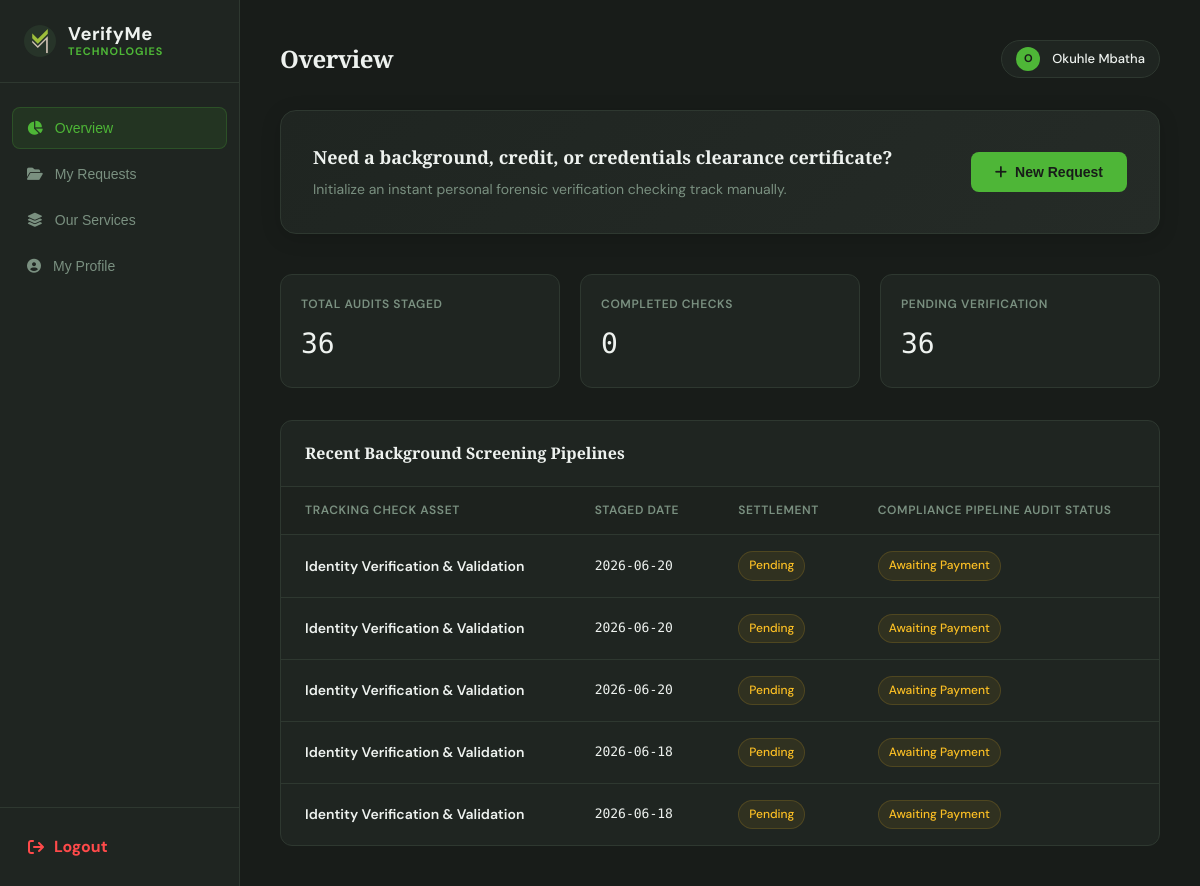
The app's page /dashboard/individual (signed in), older data.
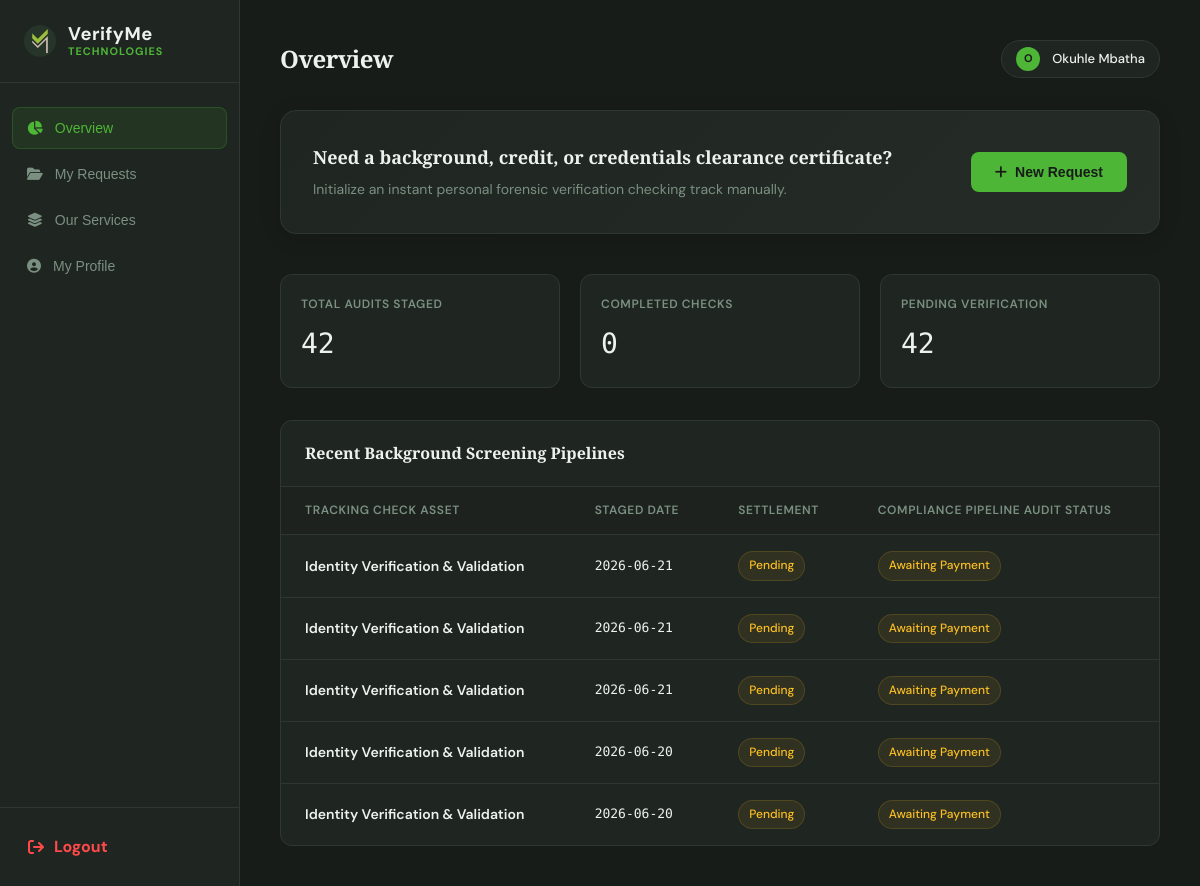
The same page, newer data.
### tables this page shows
CREATE TABLE individual_audits (
                id INTEGER PRIMARY KEY AUTOINCREMENT,
                user_id INTEGER NOT NULL,            
                verification_type TEXT NOT NULL,     
                status TEXT DEFAULT 'Awaiting Payment', 
                payment_method TEXT DEFAULT 'manual_eft',
                payment_status TEXT DEFAULT 'Pending',
                payment_ref TEXT,                    
                pop_file_path TEXT,                  
                id_file_path TEXT,                   
                qualification_file_path TEXT,        
                rejection_reason TEXT,               
                created_at TIMESTAMP DEFAULT CURRENT_TIMESTAMP,
                FOREIGN KEY (user_id) REFERENCES users (id)
            );

### app.py (the view)
@app.route('/dashboard/individual')
def dashboard_individual():
    if 'user_id' not in session or session.get('applicant_type') != 'individual':
        flash('Access denied. Individual validation profile required.', 'error')
        return redirect(url_for('login'))
    with get_db_connection() as conn:
        db_rows = conn.execute('''
            SELECT id, verification_type AS type, status, payment_status, rejection_reason, DATE(created_at) AS date
            FROM individual_audits WHERE user_id = ? ORDER BY created_at DESC
        ''', (session['user_id'],)).fetchall()
        user_profile = conn.execute('SELECT email, individual_name, individual_id, created_at FROM users WHERE id = ?', (session['user_id'],)).fetchone()
    return render_template(
        'dashboard_individual.html',
        checks=db_rows,
        requests=db_rows,
        audits=db_rows,
        user_profile=user_profile,
        hide_navbar=True,
        hide_footer=True
    )

### app.py (called while the page is built)
def get_db_connection():
    conn = sqlite3.connect(DATABASE)
    conn.row_factory = sqlite3.Row
    return conn

### templates/dashboard_individual.html (shortened to what the changed rows need)
{% extends 'base.html' %}
{% set hide_navbar = True %}
{% set hide_footer = True %}
{% block head %}
<link rel="stylesheet" href="https://cdnjs.cloudflare.com/ajax/libs/font-awesome/6.5.1/css/all.min.css">
{% endblock %}
{% block content %}
<div class="dashboard-layout">
    <main class="main-window">
        <div class="top-bar">
            <div style="display: flex; align-items: center; gap: 16px;">
                <h2 id="topbarTitle">Overview</h2>
            </div>
        </div>
<div class="dashboard-content">
        <div id="tab-overview" class="tab-panel active">
            <div class="metrics-row">
                <div class="metric-card">
                    <div class="metric-label">Total Audits Staged</div>
                    <div class="metric-val">{{ checks|length }}</div>
                </div>
                        {% set count = namespace(value=0) %}
                        {% for c in checks %}{% if c.status == 'Verified' %}{% set count.value = count.value + 1 %}{%
                        endif %}{% endfor %}
                <div class="metric-card">
                    <div class="metric-label">Pending Verification</div>
                    <div class="metric-val">
                        {% set count = namespace(value=0) %}
                        {% for c in checks %}{% if c.status not in ['Verified', 'Flagged — Image Unclear'] %}{% set
                        count.value = count.value + 1 %}{% endif %}{% endfor %}
                        {{ count.value }}
                    </div>
                </div>
            </div>
            <div class="data-table-container">
                <div style="overflow-x: auto;">
                    <table>
                        <thead>
                            <tr>
                                <th>Tracking Check Asset</th>
                                <th>Staged Date</th>
                                <th>Settlement</th>
                                <th>Compliance Pipeline Audit Status</th>
                            </tr>
                        </thead>
                        <tbody>
                            {% if checks %}
                            {% for check in checks[:5] %}
                            <tr>
                                <td style="font-weight: 600;">{{ check.type }}</td>
                                <td style="font-family: var(--mono); font-size: 13px;">{{ check.date }}</td>
                                <td>
                                    <span
                                        class="badge {% if check.payment_status == 'Completed' %}badge-success{% else %}badge-pending{% endif %}">
                                        {{ check.payment_status }}
                                    </span>
                                </td>
                                <td>
                                    <span
                                        class="badge {% if check.status == 'Verified' %}badge-success{% elif check.status == 'Flagged — Image Unclear' %}badge-error{% else %}badge-pending{% endif %}">
                                        {{ check.status }}
                                    </span>
                                </td>
                            </tr>
                            {% endfor %}
                            {% else %}
                            <tr>
                                <td colspan="4" style="text-align: center; color: var(--muted); padding: 32px;">No
                                    background screening traces tracked to this user workspace account.</td>
                            </tr>
                            {% endif %}
                        </tbody>
                    </table>
                </div>
            </div>
        </div>
</div>
</main>
</div>
{%endblock%}

Row changes from the older to the newer data that the page shows:
no longer on this page (row unchanged): individual_audits: type "Identity Verification & Validation", date "2026-06-20", payment_status "Pending", status "Awaiting Payment"
no longer on this page (row unchanged): individual_audits: type "Identity Verification & Validation", date "2026-06-18", payment_status "Pending", status "Awaiting Payment"
no longer on this page (row unchanged): individual_audits: type "Identity Verification & Validation", date "2026-06-18", payment_status "Pending", status "Awaiting Payment"
added individual_audits: type "Identity Verification & Validation", date "2026-06-21", payment_status "Pending", status "Awaiting Payment"
added individual_audits: type "Identity Verification & Validation", date "2026-06-21", payment_status "Pending", status "Awaiting Payment"
added individual_audits: type "Identity Verification & Validation", date "2026-06-21", payment_status "Pending", status "Awaiting Payment"
Text that changed along with them:
{{ checks|length }}: "36" → "42"
{{ count.value }}: "36" → "42"
